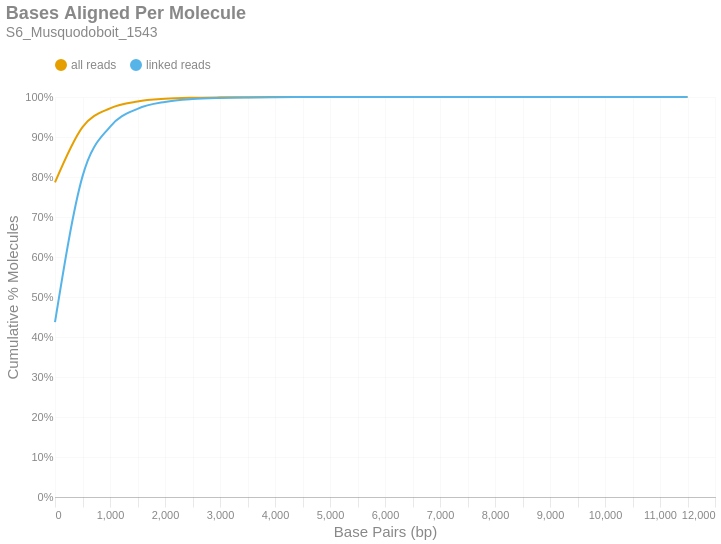

The notebook cell saved with this chart:
### Markdown cell above
### Bases Aligned Per Molecule
This is a cumulative frequency distribution showing the number of base pairs aligned per unique molecule. These data are shown in 500 bp bins. There are two distributions: one with `all reads` (yellow) and another with only `linked reads` (blue). The percent of molecules in the `linked reads` distribution is relative to the total number of linked molecules.

### Code cell
if SKIPLR:
    print_html(f"Skipped")
else:
    binned_df = consolidated_hist(valids['aligned_bp'], mask, 500, True)
    with SafeRender(binned_df):
        (
            density_plot(binned_df, 'Bases Aligned Per Molecule', samplename, 'basesper')
            .encode(
                x=alt.X('bin:Q', title="Base Pairs (bp)").axis(tickMinStep=500).scale(padding=0),
                y=alt.Y('value:Q', title='Cumulative % Molecules')
                    .axis(format='%')
                    .scale(domain = [0,1])
                    .stack(False),
                color=alt.Color("key:N").scale(domain = ["all reads", "linked reads"]),
                tooltip = [
                    alt.Tooltip("key:N", title = "Data Type"),
                    alt.Tooltip("range_label:N", title="Bases Aligned Per Molecule"),
                    alt.Tooltip("value:Q", format = ".2%", title="% Molecules (Cum.)")
                ]
            )
        ).display()

### Figure 1 — Vega-Lite specification as saved in the notebook (floating-point values rounded to 4 significant figures)
{"width": "container", "height": 400, "config": {"title": {"anchor": "start", "dy": -15, "fontSize": 18, "color": "#888888", "subtitleColor": "#888888", "subtitleFontSize": 14}, "arc": {"fill": "#0072B2"}, "axis": {"domainColor": "#888888", "domainWidth": 0.5, "gridWidth": 0.2, "grid": false, "titleFontWeight": 400, "titleFontSize": 15, "labelFontSize": 11, "labelColor": "#888888", "tickColor": "#888888", "tickWidth": 0.2, "titleColor": "#888888"}, "axisBand": {"grid": false}, "axisX": {"grid": true, "tickSize": 10, "domainCap": "round"}, "axisY": {"domain": false, "grid": true, "tickSize": 0, "domainCap": "round"}, "background": "transparent", "header": {"labelFontSize": 15, "labelColor": "#888888", "titleFontSize": 15, "titleFontWeight": 600, "titleColor": "#888888"}, "legend": {"labelFont": "sans-serif", "labelFontSize": 12, "labelColor": "#888888", "symbolSize": 100, "symbolType": "circle", "titleFontSize": 12, "titlePadding": 10, "titleColor": "#888888", "title": null, "orient": "top"}, "range": {"category": ["#E69F00", "#56B4E9", "#009E73", "#F0E442", "#0072B2", "#D55E00", "#CC79A7", "#000000"], "diverging": ["#cfe8f3", "#a2d4ec", "#73bfe2", "#46abdb", "#1696d2", "#12719e"]}, "area": {"fill": "#0072B2", "fillOpacity": 0.7, "line": true, "strokeOpacity": 0.7}, "line": {"color": "#0072B2", "stroke": "#0072B2", "strokeWidth": 2}, "trail": {"color": "#0072B2", "stroke": "#0072B2", "strokeWidth": 0, "size": 1}, "point": {"filled": true, "fillOpacity": 1.0, "size": 95}, "text": {"color": "#888888", "fontSize": 11, "align": "right", "fontWeight": 400, "size": 11}, "bar": {"fill": "#0072B2", "stroke": null}, "view": {"stroke": null, "continuousWidth": 660, "continuousHeight": 400}}, "data": {"name": "data-243a551e77237c2c1d537978047278cc"}, "mark": {"type": "line", "interpolate": "monotone", "point": {"opacity": 0, "size": 275}}, "encoding": {"color": {"field": "key", "scale": {"domain": ["all reads", "linked reads"]}, "type": "nominal"}, "tooltip": [{"field": "key", "title": "Data Type", "type": "nominal"}, {"field": "range_label", "title": "Bases Aligned Per Molecule", "type": "nominal"}, {"field": "value", "format": ".2%", "title": "% Molecules (Cum.)", "type": "quantitative"}], "x": {"axis": {"tickMinStep": 500}, "field": "bin", "scale": {"padding": 0}, "title": "Base Pairs (bp)", "type": "quantitative"}, "y": {"axis": {"format": "%"}, "field": "value", "scale": {"domain": [0, 1]}, "stack": false, "title": "Cumulative % Molecules", "type": "quantitative"}}, "params": [{"name": "param_c36ac31b6afebe62", "select": {"type": "point", "fields": ["key"]}, "bind": "legend"}], "title": {"text": "Bases Aligned Per Molecule", "subtitle": "S6_Musquodoboit_1543"}, "transform": [{"fold": ["all reads (cumsum)", "linked reads (cumsum)"]}, {"calculate": "replace(datum.key, ' (cumsum)', '')", "as": "key"}, {"filter": {"param": "param_c36ac31b6afebe62"}}], "usermeta": {"embedOptions": {"downloadFileName": "S6_Musquodoboit_1543.basesper"}}, "$schema": "https://vega.github.io/schema/vega-lite/v6.1.0.json", "datasets": {"data-243a551e77237c2c1d537978047278cc": [{"bin": "0.0", "interval": "0.0-500.0", "all reads": 0.7864, "linked reads": 0.4373, "all reads (cumsum)": 0.7864, "linked reads (cumsum)": 0.4373, "range_label": "0-499"}, {"bin": "500.0", "interval": "500.0-1000.0", "all reads": 0.1383, "linked reads": 0.3643, "all reads (cumsum)": 0.9248, "linked reads (cumsum)": 0.8016, "range_label": "500-999"}, {"bin": "1000.0", "interval": "1000.0-1500.0", "all reads": 0.04701, "linked reads": 0.124, "all reads (cumsum)": 0.9718, "linked reads (cumsum)": 0.9255, "range_label": "1000-1499"}, {"bin": "1500.0", "interval": "1500.0-2000.0", "all reads": 0.01705, "linked reads": 0.04497, "all reads (cumsum)": 0.9888, "linked reads (cumsum)": 0.9705, "range_label": "1500-1999"}, {"bin": "2000.0", "interval": "2000.0-2500.0", "all reads": 0.006529, "linked reads": 0.01722, "all reads (cumsum)": 0.9953, "linked reads (cumsum)": 0.9877, "range_label": "2000-2499"}, {"bin": "2500.0", "interval": "2500.0-3000.0", "all reads": 0.002706, "linked reads": 0.007137, "all reads (cumsum)": 0.9981, "linked reads (cumsum)": 0.9949, "range_label": "2500-2999"}, {"bin": "3000.0", "interval": "3000.0-3500.0", "all reads": 0.001091, "linked reads": 0.002878, "all reads (cumsum)": 0.9991, "linked reads (cumsum)": 0.9977, "range_label": "3000-3499"}, {"bin": "3500.0", "interval": "3500.0-4000.0", "all reads": 0.0004766, "linked reads": 0.001257, "all reads (cumsum)": 0.9996, "linked reads (cumsum)": 0.999, "range_label": "3500-3999"}, {"bin": "4000.0", "interval": "4000.0-4500.0", "all reads": 0.0002122, "linked reads": 0.0005596, "all reads (cumsum)": 0.9998, "linked reads (cumsum)": 0.9996, "range_label": "4000-4499"}, {"bin": "4500.0", "interval": "4500.0-5000.0", "all reads": 8.336e-05, "linked reads": 0.0002199, "all reads (cumsum)": 0.9999, "linked reads (cumsum)": 0.9998, "range_label": "4500-4999"}, {"bin": "5000.0", "interval": "5000.0-5500.0", "all reads": 3.898e-05, "linked reads": 0.0001028, "all reads (cumsum)": 1.0, "linked reads (cumsum)": 0.9999, "range_label": "5000-5499"}, {"bin": "5500.0", "interval": "5500.0-6000.0", "all reads": 2.384e-05, "linked reads": 6.287e-05, "all reads (cumsum)": 1.0, "linked reads (cumsum)": 0.9999, "range_label": "5500-5999"}, {"bin": "6000.0", "interval": "6000.0-6500.0", "all reads": 1.067e-05, "linked reads": 2.813e-05, "all reads (cumsum)": 1.0, "linked reads (cumsum)": 1.0, "range_label": "6000-6499"}, {"bin": "6500.0", "interval": "6500.0-7000.0", "all reads": 3.951e-06, "linked reads": 1.042e-05, "all reads (cumsum)": 1.0, "linked reads (cumsum)": 1.0, "range_label": "6500-6999"}, {"bin": "7000.0", "interval": "7000.0-7500.0", "all reads": 1.975e-06, "linked reads": 5.21e-06, "all reads (cumsum)": 1.0, "linked reads (cumsum)": 1.0, "range_label": "7000-7499"}, {"bin": "7500.0", "interval": "7500.0-8000.0", "all reads": 1.449e-06, "linked reads": 3.821e-06, "all reads (cumsum)": 1.0, "linked reads (cumsum)": 1.0, "range_label": "7500-7999"}, {"bin": "8000.0", "interval": "8000.0-8500.0", "all reads": 1.317e-07, "linked reads": 3.473e-07, "all reads (cumsum)": 1.0, "linked reads (cumsum)": 1.0, "range_label": "8000-8499"}, {"bin": "8500.0", "interval": "8500.0-9000.0", "all reads": 1.317e-07, "linked reads": 3.473e-07, "all reads (cumsum)": 1.0, "linked reads (cumsum)": 1.0, "range_label": "8500-8999"}, {"bin": "9000.0", "interval": "9000.0-9500.0", "all reads": 5.268e-07, "linked reads": 1.389e-06, "all reads (cumsum)": 1.0, "linked reads (cumsum)": 1.0, "range_label": "9000-9499"}, {"bin": "9500.0", "interval": "9500.0-10000.0", "all reads": 0.0, "linked reads": 0.0, "all reads (cumsum)": 1.0, "linked reads (cumsum)": 1.0, "range_label": "9500-9999"}, {"bin": "10000.0", "interval": "10000.0-10500.0", "all reads": 0.0, "linked reads": 0.0, "all reads (cumsum)": 1.0, "linked reads (cumsum)": 1.0, "range_label": "10000-10499"}, {"bin": "10500.0", "interval": "10500.0-11000.0", "all reads": 1.317e-07, "linked reads": 3.473e-07, "all reads (cumsum)": 1.0, "linked reads (cumsum)": 1.0, "range_label": "10500-10999"}, {"bin": "11000.0", "interval": "11000.0-11500.0", "all reads": 0.0, "linked reads": 0.0, "all reads (cumsum)": 1.0, "linked reads (cumsum)": 1.0, "range_label": "11000-11499"}, {"bin": "11500.0", "interval": "11500.0-12000.0", "all reads": 1.317e-07, "linked reads": 3.473e-07, "all reads (cumsum)": 1.0, "linked reads (cumsum)": 1.0, "range_label": "11500-11999"}]}}
